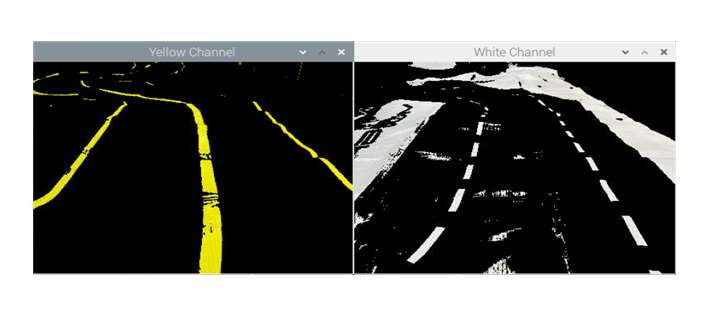
#> input picture week10/네번째 사진.png, 717 x 322 px, given in place of the camera
$ python drive_vis.py
#> lines starting #> are read from the running program, lines starting #| are printed output that depends on the picture; after the words box and inside, x2 and y2 are one past the last pixel; in counts of white or black regions, pixels touching at a corner belong together
### week11/SDcar.py
import threading
import time
import RPi.GPIO as GPIO

class Drive:
    def __init__(self):
        self.pins = {"SW1":5,"SW2":6,"SW3":13,"SW4":19,"PWMA":18,"AIN1":22,"AIN2":27,"PWMB":23,"BIN1":25,"BIN2":24}
        self.config_GPIO()
        self.L_Motor = GPIO.PWM(self.pins["PWMA"],500)
        self.L_Motor.start(0)
        self.R_Motor = GPIO.PWM(self.pins["PWMB"],500)
        self.R_Motor.start(0)

    def config_GPIO(self):
        GPIO.setwarnings(False)
        GPIO.setmode(GPIO.BCM)
        GPIO.setup(self.pins["SW1"],GPIO.IN,pull_up_down=GPIO.PUD_DOWN)
        GPIO.setup(self.pins["SW2"],GPIO.IN,pull_up_down=GPIO.PUD_DOWN)
        GPIO.setup(self.pins["SW3"],GPIO.IN,pull_up_down=GPIO.PUD_DOWN)
        GPIO.setup(self.pins["SW4"],GPIO.IN,pull_up_down=GPIO.PUD_DOWN)
        GPIO.setup(self.pins["PWMA"],GPIO.OUT)
        GPIO.setup(self.pins["AIN1"],GPIO.OUT)
        GPIO.setup(self.pins["AIN2"],GPIO.OUT)
        GPIO.setup(self.pins["PWMB"],GPIO.OUT)
        GPIO.setup(self.pins["BIN1"],GPIO.OUT)
        GPIO.setup(self.pins["BIN2"],GPIO.OUT)

    def clean_GPIO(self):
        GPIO.cleanup()

    # [31 lines left out: functions motor_go, motor_back, motor_left, motor_right, not called in this run]

    def motor_stop(self):
        GPIO.output(self.pins["AIN1"],0)
        GPIO.output(self.pins["AIN2"],1)
        self.L_Motor.ChangeDutyCycle(0)
        GPIO.output(self.pins["BIN1"],0)
        GPIO.output(self.pins["BIN2"],1)
        self.R_Motor.ChangeDutyCycle(0)

# [12 lines that do not run on import are left out]

### week11/drive_vis.py
import cv2 as cv
import numpy as np
import threading, time
import SDcar

def func_thread():
    i = 0
    while True:
        print("alive!!")
        time.sleep(1)
        i = i+1
        if is_running is False:
            break

def detect_maskY_BGR(frame):
    B = frame[:,:,0]
    G = frame[:,:,1]
    R = frame[:,:,2]
    Y = np.zeros_like(G,np.uint8)
    Y = G*0.5+R*0.5-B*0.7
    Y = Y.astype(np.uint8)
    Y = cv.GaussianBlur(Y,(5,5),cv.BORDER_DEFAULT)
    _, mask_Y = cv.threshold(Y,100,255,cv.THRESH_BINARY)
    return mask_Y

def key_cmd(which_key):
    is_exit = False
    global enable_linetracing
    if which_key & 0xFF == 184:
        print('up')
        car.motor_go(speed)
    elif which_key & 0xFF == 178:
        print('down')
        car.motor_back(speed)
    elif which_key & 0xFF == 180:
        print('left')
        car.motor_left(speed)
    elif which_key & 0xFF == 182:
        print('right')
        car.motor_right(speed)
    elif which_key & 0xFF == 181:
        car.motor_stop()
        print('stop')
    elif which_key & 0xFF == ord('q'):
        car.motor_stop()
        print('exit')
        is_exit = True
    elif which_key & 0xFF == ord('e'):
        enable_linetracing = True
        print('enable_linetracing: ', enable_linetracing)
    elif which_key & 0xFF == ord('w'):
        enable_linetracing = False
        car.motor_stop()
        print('enable_linetracing 2: ', enable_linetracing)
    return is_exit

def show_grid(img):
    h,_,_ = img.shape
    for x in v_x_grid:
        cv.line(img, (x,0), (x,h), (0,255,0), 1, cv.LINE_4)

def line_tracing(cx):
    global moment
    global v_x
    tolerance = 0.1
    diff = 0

    if moment[0] != 0 and moment[1] != 0 and moment[2] != 0:
        avg_m = np.mean(moment)
        diff = np.abs(avg_m -cx) / v_x

    print('diff ={:.4f}', format(diff))

    if diff <= tolerance:

        moment[0] = moment[1]
        moment[1] = moment[2]
        moment[2] = cx

        if v_x_grid[2] <= cx < v_x_grid[3]:
            car.motor_go(speed)
            print('go')
        elif v_x_grid[3] >= cx:
            car.motor_left(speed)
            print('turn left')
        elif v_x_grid[1] <= cx:
            car.motor_right(speed)
            print('turn right')
    else:
        car.motor_go(speed)
        print('go')
        moment = [0,0,0]

def main():

    camera = cv.VideoCapture(0)
    camera.set(cv.CAP_PROP_FRAME_WIDTH,v_x)
    camera.set(cv.CAP_PROP_FRAME_HEIGHT,v_y)

    try:
        while( camera.isOpened() ):
            ret, frame = camera.read()
#> frame is the input picture: shape (322, 717, 3); mean B, G, R 112.8, 116.3, 116
            frame = cv.flip(frame,-1)
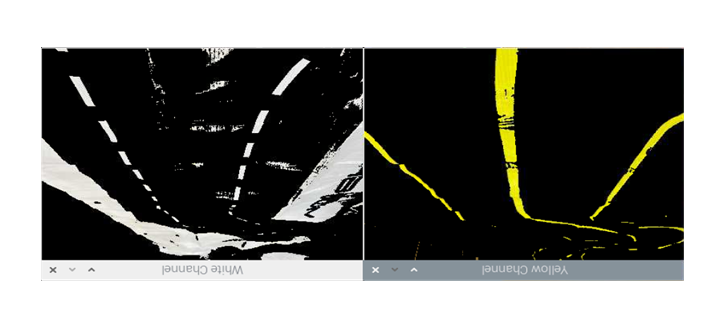
#> frame: shape (322, 717, 3); mean B, G, R 112.8, 116.3, 116
            cv.imshow('camera', frame)

            crop_img = frame[180:,:]
            maskY=detect_maskY_BGR(crop_img)
#> in detect_maskY_BGR, `Y = G*0.5+R*0.5-B*0.7`:
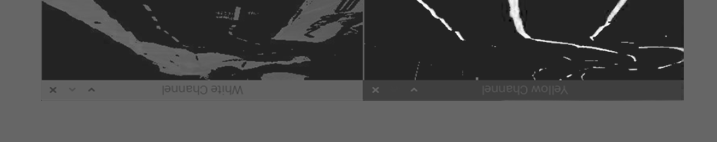
#> Y: shape (142, 717) float64; min -41.2, max 252, mean 41.4; drawn with min black and max white
#> in detect_maskY_BGR, `Y = cv.GaussianBlur(Y,(5,5),cv.BORDER_DEFAULT)`:
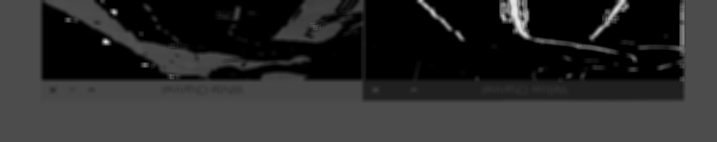
#> Y: shape (142, 717); min 0, max 230, mean 42.3
#> in detect_maskY_BGR, `_, mask_Y = cv.threshold(Y,100,255,cv.THRESH_BINARY)`:
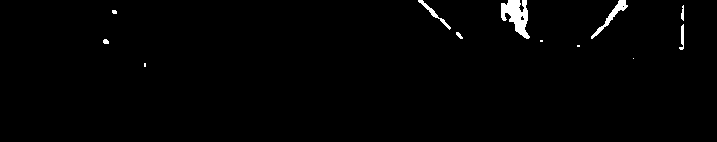
#> mask_Y: shape (142, 717); 1.2% white; 12 white regions (5 under 20 px)

            contours,_=cv.findContours(maskY, cv.RETR_TREE, cv.CHAIN_APPROX_SIMPLE)
#> contours = 14 contours, 10 with area under 20; largest, box (x1, y1, x2, y2) and area: (501, 0, 530, 39) 565, (591, 0, 628, 39) 210, (418, 0, 451, 30) 102, (679, 24, 684, 50) 46

            if len(contours) > 0:
                c=max(contours, key=cv.contourArea)
#> c = contour of 75 points, box (x1, y1, x2, y2) (501, 0, 530, 39), area 565
                m=cv.moments(c)
#> m = moments, m00 565, centre m10/m00, m01/m00 = (516.1, 15.29)

                cx=int(m['m10']/(m['m00']+0.000001))
#> cx = 516
                cy=int(m['m01']/(m['m00']+0.000001))
#> cy = 15
                cv.circle(crop_img, (cx,cy), 3, (0,0,255),-1)
#> crop_img: shape (142, 717, 3); mean B, G, R 133.1, 134.9, 134.3
                cv.drawContours(crop_img, contours, -1, (0,255,0),3)
#> crop_img: shape (142, 717, 3); mean B, G, R 132.7, 138.4, 132.7

                cv.putText(crop_img, str(cx), (10,10), cv.FONT_HERSHEY_DUPLEX, 0.5, (0,255,0))
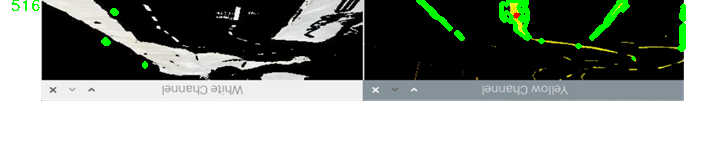
#> crop_img: shape (142, 717, 3); mean B, G, R 132.5, 138.4, 132.5

                if enable_linetracing==True:
                    line_tracing(cx)

            show_grid(crop_img)
#> after the loop in show_grid, `for x in v_x_grid:`:
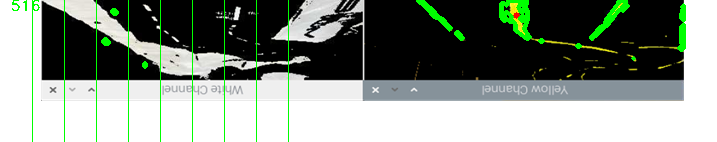
#> img: shape (142, 717, 3); mean B, G, R 130.6, 139.7, 130.6
            cv.imshow('crop_img', cv.resize(crop_img, dsize=(0,0), fx=2, fy=2))
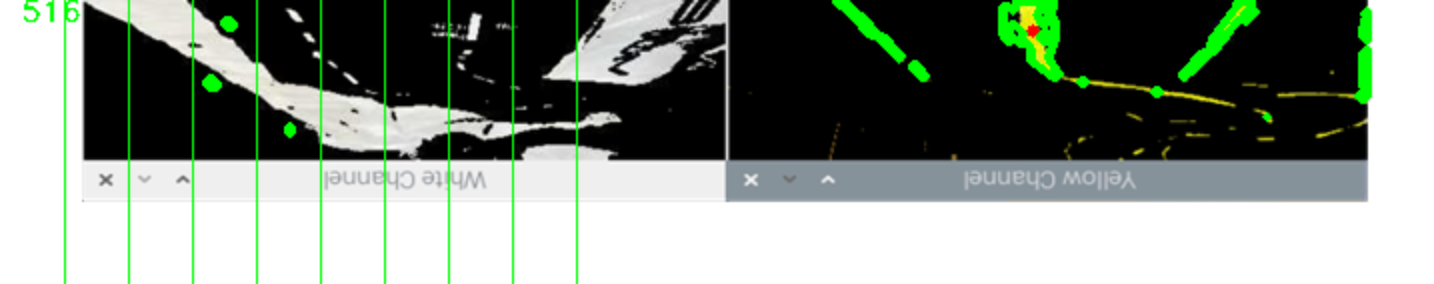
#> window 'crop_img': shape (284, 1434, 3); mean B, G, R 130.6, 139.7, 130.6

            is_exit = False
            which_key = cv.waitKey(20)
#> (key q is pressed here)
            if which_key > 0:
                is_exit = key_cmd(which_key)
#> is_exit = True
            if is_exit is True:
                cv.destroyAllWindows()
                break
    except Exception as e:
        print(e)
        global is_running
        is_running = False

if __name__ == '__main__':

    speed = 20
    v_x = 320
    v_y = 240
    v_x_grid = [int(v_x*i/10) for i in range(1,10)]

    moment = np.array([0,0,0])

    print(v_x_grid)

    t_task1 = threading.Thread(target = func_thread)
    t_task1.start()

    car = SDcar.Drive()

    is_running = True
    enable_linetracing = False
    main()
    is_running = False
    car.clean_GPIO()
    print('end vis')

$ run again, on week10/첫번째 사진.png
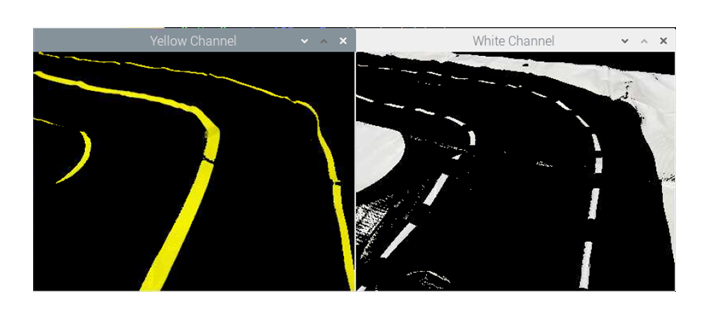
#> input picture week10/첫번째 사진.png, 717 x 322 px, given in place of the camera
#> in main, frame is the input picture: shape (322, 717, 3); mean B, G, R 94.5, 99.5, 99.2
#> mask_Y: shape (142, 717); 2.4% white; 13 white regions (7 under 20 px)
#> contours = 16 contours, 9 with area under 20; largest, box (x1, y1, x2, y2) and area: (488, 0, 684, 79) 1838, (385, 0, 400, 15) 82, (401, 27, 421, 41) 70, (619, 55, 629, 65) 48, (626, 0, 636, 10) 41, (118, 39, 127, 44) 30, (443, 46, 462, 54) 25
#> c = contour of 279 points, box (x1, y1, x2, y2) (488, 0, 684, 79), area 1838
#> m = moments, m00 1837.5, centre m10/m00, m01/m00 = (576.9, 40.57)
#> cx = 576
#> cy = 40
#> in main, `cv.imshow('crop_img', cv.resize(crop_img, dsize=(0,0), fx=2, fy=2))`:
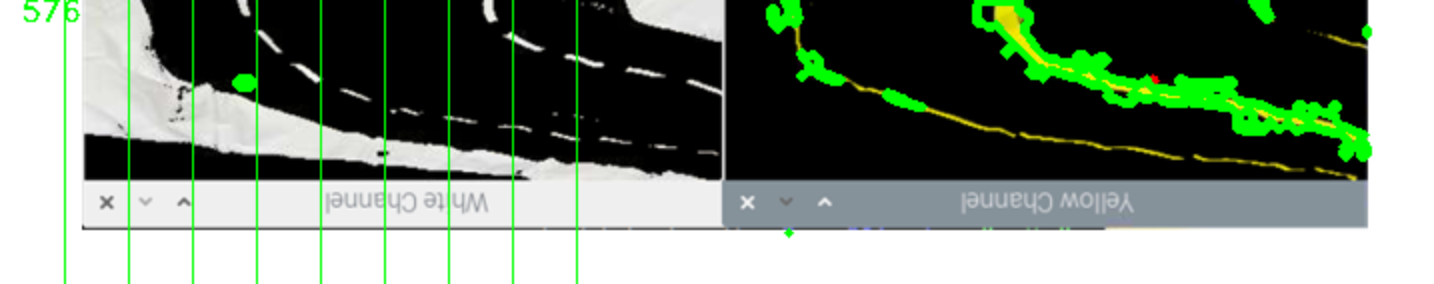
#> window 'crop_img': shape (284, 1434, 3); mean B, G, R 115.3, 129.1, 115.7
#> is_exit = True
